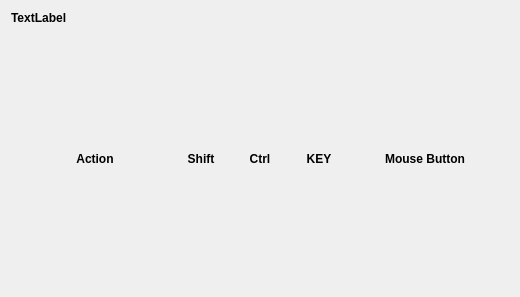
<?xml version="1.0" encoding="UTF-8"?>
<ui version="4.0">
 <class>KeyShortcutConfigurationCategoryWidget</class>
 <widget class="QWidget" name="KeyShortcutConfigurationCategoryWidget">
  <property name="geometry">
   <rect>
    <x>0</x>
    <y>0</y>
    <width>494</width>
    <height>297</height>
   </rect>
  </property>
  <property name="windowTitle">
   <string>Form</string>
  </property>
  <layout class="QVBoxLayout" name="verticalLayout">
   <item>
    <widget class="QLabel" name="label_cat_name">
     <property name="sizePolicy">
      <sizepolicy hsizetype="MinimumExpanding" vsizetype="Maximum">
       <horstretch>0</horstretch>
       <verstretch>0</verstretch>
      </sizepolicy>
     </property>
     <property name="font">
      <font>
       <weight>75</weight>
       <bold>true</bold>
      </font>
     </property>
     <property name="text">
      <string>TextLabel</string>
     </property>
    </widget>
   </item>
   <item>
    <widget class="QWidget" name="widget_unit_container" native="true">
     <layout class="QVBoxLayout" name="verticalLayout_2">
      <item>
       <widget class="QWidget" name="widget" native="true">
        <layout class="QHBoxLayout" name="horizontalLayout">
         <property name="spacing">
          <number>3</number>
         </property>
         <property name="margin">
          <number>0</number>
         </property>
         <item>
          <widget class="QLabel" name="labelss">
           <property name="minimumSize">
            <size>
             <width>150</width>
             <height>0</height>
            </size>
           </property>
           <property name="maximumSize">
            <size>
             <width>150</width>
             <height>16777215</height>
            </size>
           </property>
           <property name="font">
            <font>
             <weight>75</weight>
             <bold>true</bold>
            </font>
           </property>
           <property name="text">
            <string>Action</string>
           </property>
           <property name="alignment">
            <set>Qt::AlignCenter</set>
           </property>
          </widget>
         </item>
         <item>
          <widget class="QLabel" name="label_2">
           <property name="minimumSize">
            <size>
             <width>56</width>
             <height>0</height>
            </size>
           </property>
           <property name="maximumSize">
            <size>
             <width>56</width>
             <height>16777215</height>
            </size>
           </property>
           <property name="font">
            <font>
             <weight>75</weight>
             <bold>true</bold>
            </font>
           </property>
           <property name="text">
            <string>Shift</string>
           </property>
           <property name="alignment">
            <set>Qt::AlignCenter</set>
           </property>
          </widget>
         </item>
         <item>
          <widget class="QLabel" name="label_3">
           <property name="sizePolicy">
            <sizepolicy hsizetype="Preferred" vsizetype="Preferred">
             <horstretch>0</horstretch>
             <verstretch>0</verstretch>
            </sizepolicy>
           </property>
           <property name="minimumSize">
            <size>
             <width>56</width>
             <height>0</height>
            </size>
           </property>
           <property name="maximumSize">
            <size>
             <width>56</width>
             <height>16777215</height>
            </size>
           </property>
           <property name="font">
            <font>
             <weight>75</weight>
             <bold>true</bold>
            </font>
           </property>
           <property name="text">
            <string>Ctrl</string>
           </property>
           <property name="alignment">
            <set>Qt::AlignCenter</set>
           </property>
          </widget>
         </item>
         <item>
          <widget class="QLabel" name="label_5">
           <property name="sizePolicy">
            <sizepolicy hsizetype="Fixed" vsizetype="Fixed">
             <horstretch>0</horstretch>
             <verstretch>0</verstretch>
            </sizepolicy>
           </property>
           <property name="minimumSize">
            <size>
             <width>56</width>
             <height>0</height>
            </size>
           </property>
           <property name="maximumSize">
            <size>
             <width>56</width>
             <height>1233333</height>
            </size>
           </property>
           <property name="font">
            <font>
             <weight>75</weight>
             <bold>true</bold>
            </font>
           </property>
           <property name="text">
            <string>KEY</string>
           </property>
           <property name="alignment">
            <set>Qt::AlignCenter</set>
           </property>
          </widget>
         </item>
         <item alignment="Qt::AlignHCenter">
          <widget class="QLabel" name="label5">
           <property name="minimumSize">
            <size>
             <width>150</width>
             <height>0</height>
            </size>
           </property>
           <property name="maximumSize">
            <size>
             <width>150</width>
             <height>16777215</height>
            </size>
           </property>
           <property name="font">
            <font>
             <weight>75</weight>
             <bold>true</bold>
            </font>
           </property>
           <property name="text">
            <string>Mouse Button</string>
           </property>
           <property name="alignment">
            <set>Qt::AlignCenter</set>
           </property>
          </widget>
         </item>
        </layout>
       </widget>
      </item>
     </layout>
    </widget>
   </item>
  </layout>
 </widget>
 <resources/>
 <connections/>
</ui>
